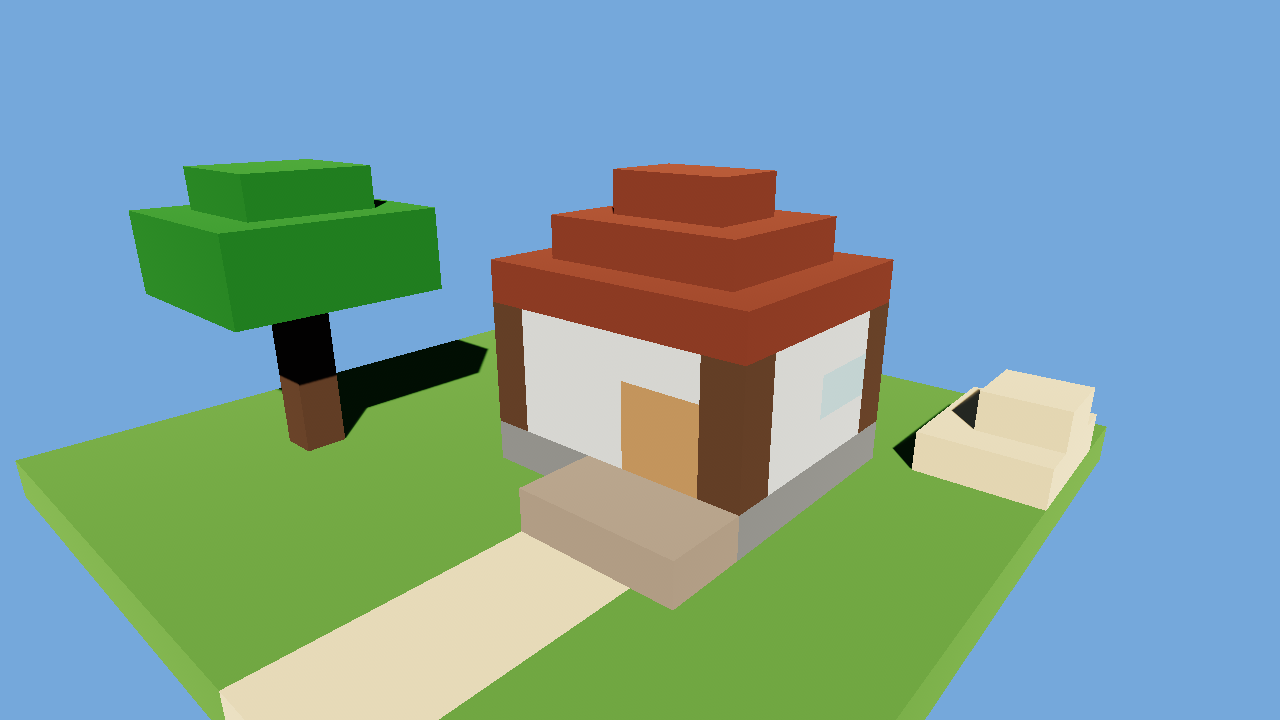
#> input picture docs/assets/blocks/outdoor-blocks_before.png, 1280 x 720 px; its folder holds only this picture in this run
$ python _flamingo_a62_huesep_control.py ../docs/assets/blocks/outdoor-blocks_before.png
#> lines starting #> are read from the running program, lines starting #| are printed output that depends on the picture; after the words box and inside, x2 and y2 are one past the last pixel; in counts of white or black regions, pixels touching at a corner belong together
### scripts/art_order_grade.py
#!/usr/bin/env python3
"""art_order_grade.py — the verdict line for docs/art-order-2026-08-09-composition.md.

`palette_break.py` and `depth_layering.py` already MEASURE the composition axes.
Neither of them ever says PASS or FAIL, and neither returns a non-zero exit code,
so work handed back against that order could only be judged by eye. This script is
the missing half: every A-item that can be decided from pixels (or from the map /
the source tree) gets one named metric, one published cut line, and an exit code.

  A1  sky is an atmosphere, not a painted plate   (gradient / monotonic / seam)
  A2  god rays actually render in the play scene  (source gate + same-camera A/B)
  A3  the map uses more than two materials        (maps/edhari.json)
  A4  aerial perspective: far reads softer        (far/near local contrast)
  A5  the boom camera is not inside a block       (worst-third contrast share)
  A6  the hero reads as a character, not a box    (silhouette complexity + hue)
  A7  grass is natural, not neon                  (blue channel + saturation)
  A8  one place for the eye to land               (largest bright-island share)

THREE RULES THIS FILE ENFORCES, because the lane has been bitten by all three:

 1. CALIBRATE BEFORE YOU TRUST. The control suite runs on EVERY invocation, not
    behind a flag. It feeds each gate synthetic inputs whose answer is known
    (a ramp of exactly 30 L, a flat plate, a shaft overlay, an isotropic glow)
    plus the approved reference frames, and refuses to print a single verdict if
    any control lands on the wrong side of its own cut line. A grader that has
    not passed its positive AND negative control is not evidence.
 2. UNMEASURABLE IS NOT PASS. A gate whose input is missing (no A/B pair, no sky
    in the frame, no hero mask) reports SKIP and makes the run INCOMPLETE. It
    never silently counts as a pass. Exit 4 exists for exactly that.
 3. ONE METRIC PER CLAIM, NAMED IN THE ORDER. Every threshold below is quoted in
    the order document next to the item it decides, so a number cannot drift on
    one side without the other noticing.

usage:
  python scripts/art_order_grade.py                       # gate3 frames + map + source
  python scripts/art_order_grade.py --frame play.png --before play-nofog.png
  python scripts/art_order_grade.py --idle boot.png       # A6 is idle-pose only
  python scripts/art_order_grade.py --frame hero.png --frame-class portrait   # A4 skipped
  python scripts/art_order_grade.py --calibrate           # controls only, no grading

exit: 0 all measured gates PASS · 1 some gate FAILs · 2 bad usage
      3 CALIBRATION FAILED (no verdict is trustworthy) · 4 incomplete (a gate was
      not measurable, so the set cannot be called passed)
"""
from __future__ import annotations

import argparse
import json
import sys
from pathlib import Path

import numpy as np
from PIL import Image, ImageFilter
from scipy import ndimage

ROOT = Path(__file__).resolve().parents[1]

# ---------------------------------------------------------------- cut lines --
# Every number here is quoted in docs/art-order-2026-08-09-composition.md.
# Where it came from is in the comment: an approved frame, a measured defect, or
# a synthetic control. No threshold in this file was chosen by feel.
T = {
    # KEY NAMES CARRY THEIR UNITS — read the suffix before the number:
    #   _L      luminance, 0..100   _pct   percent, 0..100
    #   _deg    degrees             _ratio dimensionless 0..1 (aerial_ratio)
    #   _blue   0..255 channel      (bare) a count (map_types) or a 0..1 ratio
    #                                  whose comment names the scale (sky_mono,
    #                                  ray_lift, ray_elong, third_share, grass_sat)
    # A1 — "gradient ≥ 25 L" is the order's own line. The control proves the
    # metric reports a 30 L ramp as 30 L (+-2), so 25 means 25.
    "sky_grad_L": 25.0,
    "sky_mono": 0.85,      # ratio |ΣdL|/Σ|dL|; control: true ramp 0.99+, gate3 plates 0.56-0.65
    "sky_seam_L": 12.0,    # control: soft haze blend 4.9, hard seam 40+
    "sky_min_pct": 0.20,   # % of frame that must be sky before A1 is gradeable — 0.20 is 0.2%, NOT 20%
    # A2 — differential, because no single-frame shaft detector separates the
    # approved ref from the shaft-free gate3 frames (probe result, see docstring
    # of godray_ab). All four sub-gates must hold on the same A/B pair.
    "ray_amp_L": 6.0,      # p99.5 of dL; control: shafts 18 L pass, 2 L fail
    "ray_lift": 0.35,      # median/p99 of dL; a global exposure bump sits at ~1.0
    "ray_elong": 3.0,      # major/minor axis of the biggest dL island; a glow ~1
    "ray_cov_lo_pct": 0.5,     # % of frame; below this nobody sees it
    "ray_cov_hi_pct": 25.0,    # % of frame; above this it is a fog wall, not shafts (rubric:156)
    # A3 — measured defect is 4 types / 93.9% top-2 / 56.0% bare columns
    "map_types": 8,
    "map_top2_pct": 75.0,
    "map_bare_pct": 35.0,
    "map_wood_pct": 1.0,
    # A4 — golden ref (approved) measures 0.49; gate3 measures 0.86-2.12
    "aerial_ratio": 0.80,
    # A5 — walk (camera inside a block) measures 0.10; every other frame 0.51-0.94
    "third_share": 0.35,   # ratio 0..1 (worst third / frame mean), not a percent
    # A6 — order's own line; an empty box measures 16.0
    "silhouette": 40.0,
    "hero_hue_sep_deg": 25.0,
    # A7 — approved accent green in wide-hero-final is B=94 sat 0.25;
    # shipped gate3 grass is B=1-4 sat 0.97-0.99
    "grass_blue": 40.0,    # blue channel, 0..255
    "grass_sat": 0.75,     # ratio 0..1
    # A8 — order's own line; approved frames measure 80.4% / 91.9%
    "island_share_pct": 40.0,
}

PASS, FAIL, SKIP = "PASS", "FAIL", "SKIP"

# A4's frame class. Aerial perspective ("far reads softer than near") is a
# property of an ENVIRONMENT shot with real depth. On a HERO PORTRAIT the
# subject fills the frame and far/near is undefined, so the metric would
# falsely FAIL a sharp portrait. The class is caller-declared — the grader
# never guesses it from magic numbers (that guess is what let a portrait leak
# into the environment gate, and the temptation to lower the 0.80 cut).
FRAME_CLASSES = ("environment", "portrait")


class Verdict:
    def __init__(self):
        self.rows = []

    def add(self, item, gate, state, got, want, note=""):
        self.rows.append((item, gate, state, got, want, note))

    # [14 lines left out: functions show, exit_code, not called in this run]


# ------------------------------------------------------------------ pixels --
def load(path):
    im = Image.open(path).convert("RGB")
#> im is the input picture: PIL image 1280x720 RGB; mean R, G, B 125.4, 160.9, 158.1
    return from_image(im)


def from_image(im):
    a = np.asarray(im, dtype=np.float32)
    L = 0.2126 * a[..., 0] + 0.7152 * a[..., 1] + 0.0722 * a[..., 2]
    g = np.asarray(im.convert("L")).astype(np.float32)
    hp = np.abs(g - np.asarray(im.convert("L").filter(ImageFilter.GaussianBlur(3))).astype(np.float32))
    detail = ndimage.uniform_filter(
        np.abs(g - np.asarray(im.convert("L").filter(ImageFilter.GaussianBlur(2))).astype(np.float32)), 5)
    mx, mn = a.max(2), a.min(2)
    sat = np.where(mx > 0, (mx - mn) / np.maximum(mx, 1e-6), 0.0)
    return dict(im=im, rgb=a, L=L, hp=hp, detail=detail, sat=sat, hue=hue_deg(a))


def hue_deg(a):
    r, g, b = a[..., 0], a[..., 1], a[..., 2]
    mx, mn = a.max(2), a.min(2)
    d = mx - mn
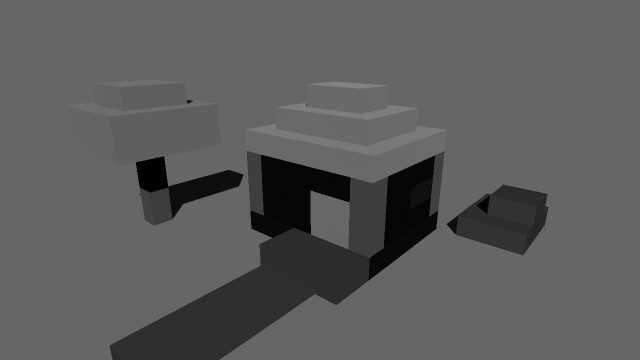
#> d: shape (720, 1280) float32 (shown at 1/2 size); min 1, max 131, mean 91.9
    h = np.zeros_like(mx)
    nz = d > 1e-6
#> nz: shape (720, 1280) bool; every value is 1
    dd = np.where(nz, d, 1.0)
    mr = nz & (mx == r)
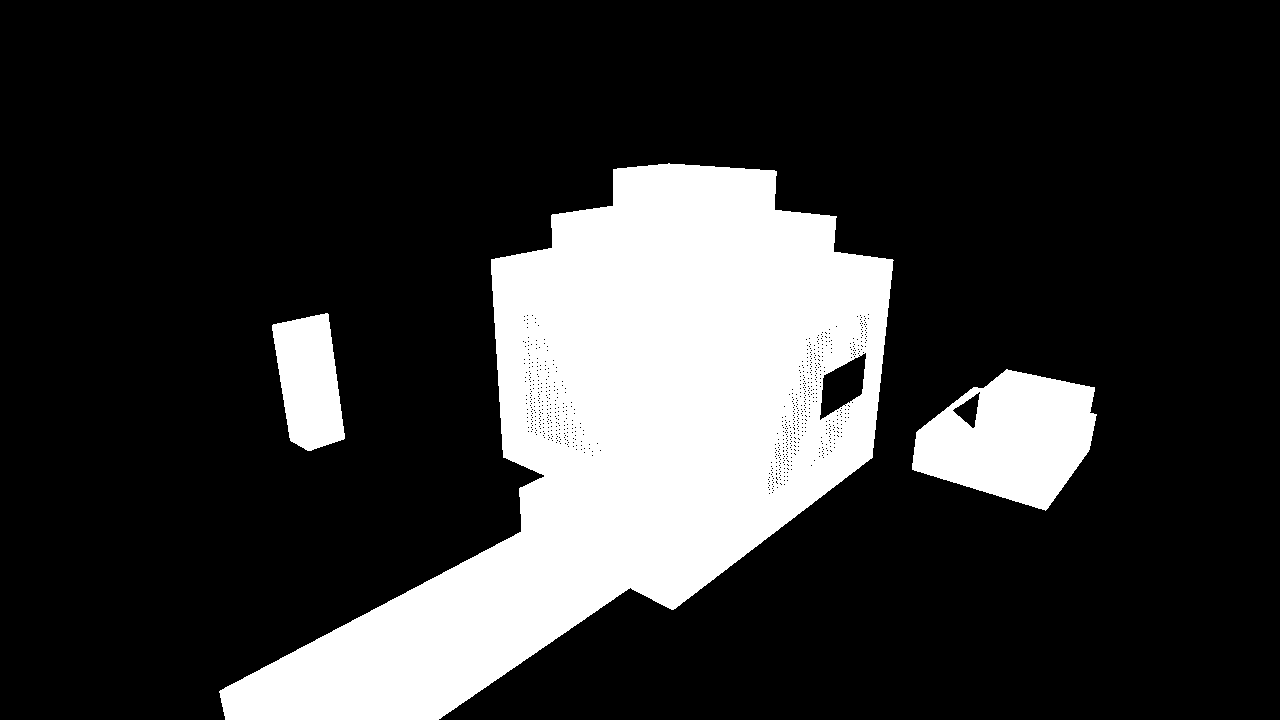
#> mr: shape (720, 1280) bool; 20.6% white; 3 white regions, box (x1, y1, x2, y2) and area: (219, 163, 894, 720) 165495, (912, 369, 1097, 511) 17107, (272, 313, 345, 451) 7224
    mg = nz & (mx == g) & ~mr
#> mg: shape (720, 1280) bool; 25.8% white; 741 white regions (736 under 20 px), largest, box (x1, y1, x2, y2) and area: (15, 330, 544, 720) 103741, (439, 374, 1107, 720) 91049, (129, 159, 442, 332) 39852, (820, 353, 866, 420) 1705, (953, 392, 980, 428) 445
    mb = nz & (mx == b) & ~mr & ~mg
#> mb: shape (720, 1280) bool; 53.6% white; 1 black region, box (x1, y1, x2, y2) and area: (15, 159, 1107, 720) 427386
    h[mr] = (((g - b) / dd) % 6.0)[mr]
    h[mg] = (((b - r) / dd) + 2.0)[mg]
    h[mb] = (((r - g) / dd) + 4.0)[mb]
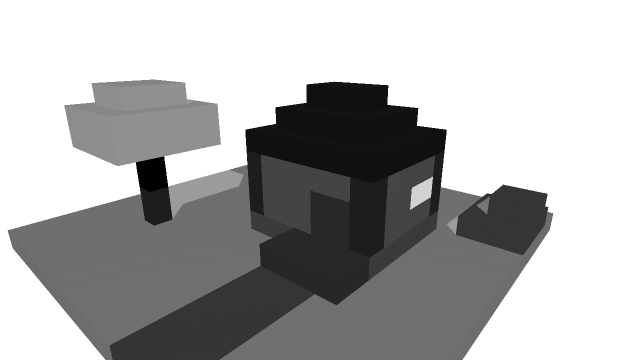
#> h: shape (720, 1280) float32 (shown at 1/2 size); min 0, max 3.5, mean 2.41; drawn with min black and max white
    return h * 60.0
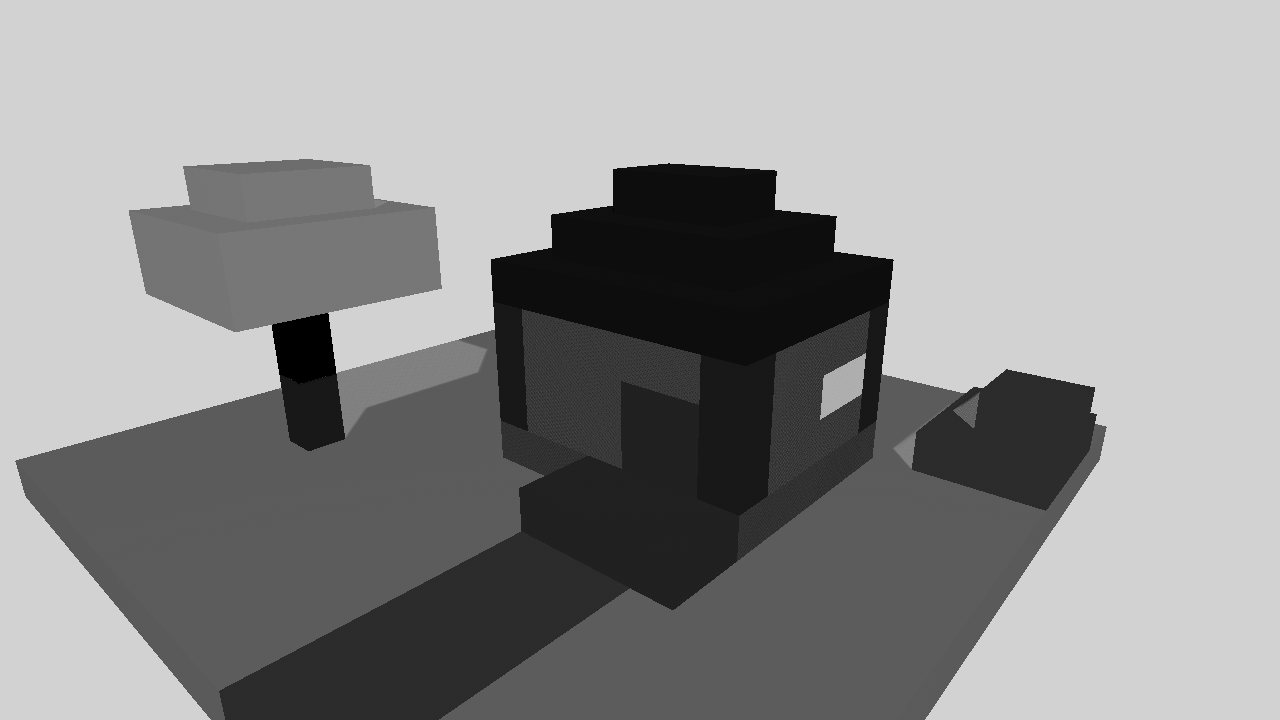
#> returned value: shape (720, 1280) float32; min 0, max 210, mean 144.6


# ------------------------------------------------------------------- A1 sky --
# [268 lines left out: functions sky_region, sky_metrics, godray_ab, aerial, a4_verdict, worst_third and 6 more, not called in this run]


def lamp_parseable():
    txt = (ROOT / "sim" / "src" / "block.rs").read_text(encoding="utf-8", errors="ignore")
    return '"lamp"' in txt


# ------------------------------------------------------------- calibration --
def _unit_L(tint):
    """Scale an RGB tint so that its Rec.709 luminance is exactly 1.

    Without this a control that says "a ramp of 30 L" actually paints 26.7 L and
    then blames the grader for reading 26.7. Every synthetic amplitude below is in
    the same L units the gates are written in.
    """
    t = np.asarray(tint, dtype=np.float32)
    return t / float(0.2126 * t[0] + 0.7152 * t[1] + 0.0722 * t[2])


SKY_TINT = _unit_L([0.78, 0.90, 1.10])      # ~215 deg hue, sat ~0.24
GROUND_TINT = _unit_L([1.05, 0.95, 0.75])
RAY_TINT = _unit_L([1.0, 0.86, 0.60])       # warm shaft


# [82 lines left out: functions synth_sky, synth_blown_sky, synth_portrait, synth_shafts, synth_glow, not called in this run]


def synth_lift(base_im, amp):
    a = np.asarray(base_im.convert("RGB"), dtype=np.float32) + amp / 100.0 * 255.0
    return Image.fromarray(np.clip(a, 0, 255).astype(np.uint8))


# [30 lines left out: functions synth_shape, charmask_reachability, not called in this run]


class Control:
    def __init__(self):
        self.rows = []
        self.ok = True

    # [322 lines left out: functions check, show, calibrate, grade, main, not called in this run]


# [2 lines that do not run on import are left out]

### scripts/_flamingo_a62_huesep_control.py
#!/usr/bin/env python3
"""A6.2 control harness — run the `hero vs bg hue split` gate on the APPROVED
concept sheets before believing any verdict it hands down on a rendered frame.

Office rule that produced this file: *run the grader on the golden reference
first as a control; if the control cannot score full marks, the instrument is
broken, not the picture.*  The same rule already retired one phantom target on
this project (`docs/look-acceptance-rubric.md` §P0-axes calibration log).

The gate under test is `art_order_grade.py` A6 `hero vs bg hue split >= 25 deg`,
implemented in `silhouette()` as

    hue_sep = | mean(hue[hero_blob]) - mean(hue[bg_ring]) |

i.e. a **whole-blob mean over a linear hue axis**.  Two things follow that the
gate's own line never accounted for, and this script measures both:

  * **reachability** — how large a fraction of the hero has to carry the cool
    accent (`#4FC9D6`, hue 185.8 deg) before that mean can cross the bar at all.
    A brooch-sized part cannot move a whole-body mean; the arithmetic is closed
    form, so this is provable without another render.
  * **mask honesty** — the gate's blob is a percentile split inside a caller box,
    not a matte.  On the concept sheets `grade_character.mask_from_ref` gives a
    ground-truth matte, so the same statistic is reported on BOTH masks; if they
    disagree the blob heuristic is the problem, if they agree the threshold is.

Usage:
    python scripts/_flamingo_a62_huesep_control.py IMAGE --matte
    python scripts/_flamingo_a62_huesep_control.py IMAGE --box x0,y0,x1,y1
    python scripts/_flamingo_a62_huesep_control.py IMAGE --charmask PATH

EXIT CODE (added 2026-08-14): this harness printed `PASS`/`FAIL` per mask and
then exited 0 either way, so a caller reading `$?` was told the control passed
by a run whose own line said FAIL. The verdict is now carried:

    0 = every mask reported cleared the bar
    1 = at least one mask reported FAIL
    2 = nothing could be measured (no mask / no blob) -- unknown is not a pass

Callers that want this number as ADVISORY (it is a retired target -- see
`_flamingo_a62_chain.sh` step 5) must say so explicitly with `|| true`, which is
what that chain already does. Silence is no longer read as agreement.
"""
import argparse
import sys
from pathlib import Path

import numpy as np
from PIL import Image
from scipy import ndimage

sys.path.insert(0, str(Path(__file__).resolve().parent))
import art_order_grade as A  # noqa: E402
import grade_character as C  # noqa: E402

ACCENT_HUE = 185.8  # #4FC9D6 = Color::srgb(0.310, 0.788, 0.839) in anim.rs
BAR = A.T["hero_hue_sep_deg"]


# [85 lines left out: functions ring_of, gate_blob, box_from_mask, box_from_charmask, reachability, report, not called in this run]


def main():
    ap = argparse.ArgumentParser()
    ap.add_argument("image")
    ap.add_argument("--box", help="x0,y0,x1,y1")
    ap.add_argument("--charmask")
    ap.add_argument("--matte", action="store_true",
                    help="studio-sheet matte via grade_character.mask_from_ref "
                         "(concept sheets only); also drives the box")
    ap.add_argument("--label", default=None)
    args = ap.parse_args()

    f = A.load(args.image)
#> f = 7 items
    total = f["L"].size
    print(args.label or Path(args.image).name)

    matte = None
    if args.matte:
        rgb = np.asarray(Image.open(args.image).convert("RGB"), dtype=np.float32)
        matte = C.mask_from_ref(rgb)

    if args.box:
        box = tuple(int(v) for v in args.box.split(","))
    elif args.charmask:
        box = box_from_charmask(args.image, args.charmask)
    elif matte is not None:
        box = box_from_mask(matte)
    else:
        print("need --box, --charmask or --matte (A6 refuses to guess a mask)",
              file=sys.stderr)
        return 2
    print(f"  box {box}")

    blob = gate_blob(f, box)
    if blob is None:
        print(f"{args.image}: no blob for box {box}", file=sys.stderr)
        return 2

    oks = [report("gate blob ", f, blob, total)[1]]
    if matte is not None:
        oks.append(report("true matte", f, matte, total)[1])

    bad = oks.count(False)
    if bad:
        print(f"  -> CONTROL FAIL: {bad}/{len(oks)} mask(s) below the "
              f"{BAR:.0f} deg bar (exit 1)")
        return 1
    print(f"  -> CONTROL PASS: {len(oks)}/{len(oks)} mask(s) clear the "
          f"{BAR:.0f} deg bar (exit 0)")
    return 0


if __name__ == "__main__":
#> (the run stopped early here; a loop or call above may not have finished)
